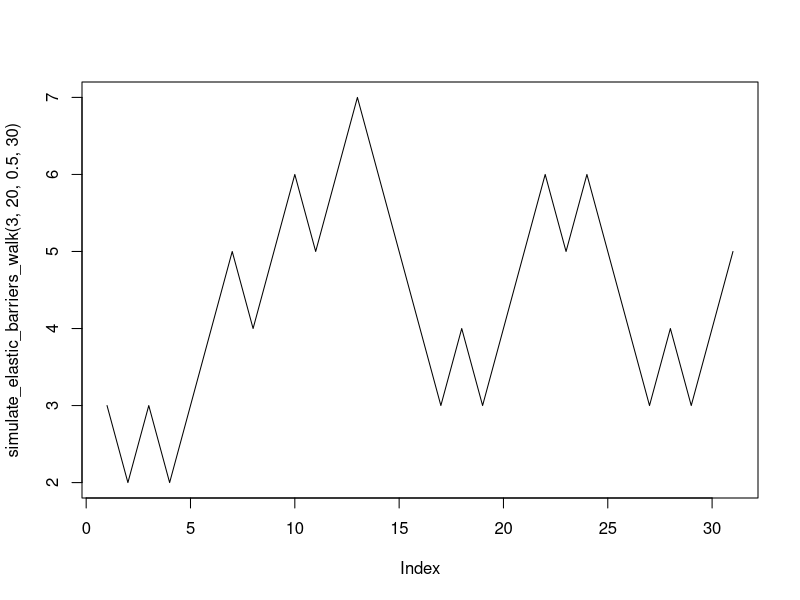
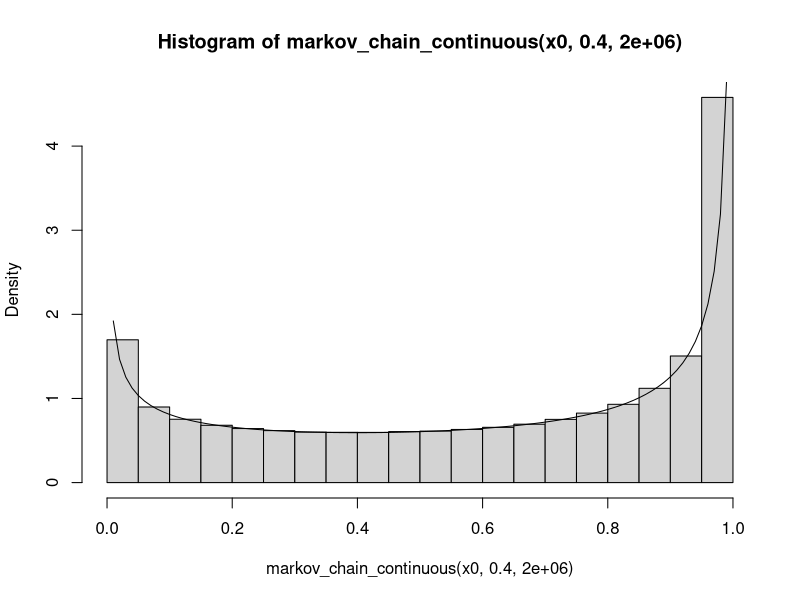

These figures' R source, in order:
## ---- chunk 1
simulate_absorbing_walk <- function(x0, k, p){
  x <- x0
  trajectory <- x0
  while (x > 0 &&  x < k){
    if (runif(1) < p){
      x <- x + 1
      trajectory <- c(trajectory, x)
    }
    else{
      x <- x - 1
      trajectory <- c(trajectory, x)
    }
  }
  return(trajectory)
}


simulate_absorption <- function(x0, k, p, n_sim) {
  count0 <- 0
  countK <- 0
  
  for (i in 1:n_sim) {
    trajectory <- simulate_absorbing_walk(x0, k, p)
    final_state <- trajectory[length(trajectory)]
    if (final_state == 0) {
      count0 <- count0 + 1
    } else {
      countK <- countK + 1
    }
  }
  
  psi0 <- count0 / n_sim
  psiK <- countK / n_sim
  return(c(psi0 = psi0, psiK = psiK))
}

simulate_absorption(5, 20, 0.4, 10^5)
simulate_absorption(15, 20, 0.4, 10^5)

## ---- chunk 2
simulate_elastic_barriers_walk <- function(x0, k, p, n){
  x <- x0
  trajectory <- x0
  for (i in 1:n){
    if (runif(1) < p){
      x <- min(x+1, k)
      trajectory <- c(trajectory, x)
    }
    else{
      x <- max(x-1, 0)
      trajectory <- c(trajectory, x)
    }
  }
  return(trajectory)
}

plot(simulate_elastic_barriers_walk(3, 20, 0.5, 30), type = "l")

simulate_asymptotic <- function(x0, k, p, n, x){
  trajectory <- simulate_elastic_barriers_walk(x0, k, p, n)
  visits <- sum(trajectory == x)
  return (visits / n)
}


p <- 0.3
q <- 1 - p
x <- 0
k <- 20


# We can compare our simulation with theoretical formula
print(simulate_asymptotic(x0 = 5, k = 20, p, 10000, x))
print(( (1 - p/q) / (1 - (p/q)^(k+1))) * (p/q)^(x) )
## ---- chunk 3
a <- 0.4
n_time <- 20
x0 <- 0.5

markov_chain_continuous <- function(x0, a, n_time){  #we dont have x0 here
  prev_x <- x0
  trajectory <- numeric(n_time)
  for (i in 1:n_time){
  if (runif(1) < a){
    x <- runif(1, min = 0, max = prev_x)
    trajectory[i] <- x
  }
  else{
    x <- runif(1, min = prev_x, max = 1)
    trajectory[i] <- x
  }
  prev_x <- x
}
return(trajectory)
}

markov_chain_continuous(x0, 0.4, 20)


x0 <- 0.1
{
hist(markov_chain_continuous(x0, 0.4, 2000000), probability = TRUE)
curve(dbeta(x, shape1 = 0.6, shape2 = 0.4), add= TRUE)
}

## ---- chunk 4
n_time <- 20
x0 <- 1/2
a <- 1/3
